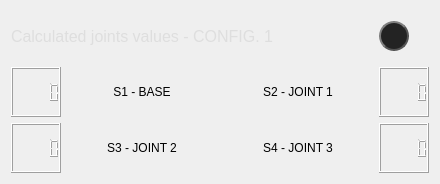
                      <widget class="QWidget" name="config1">
                       <attribute name="title">
                        <string>Config1</string>
                       </attribute>
                       <layout class="QGridLayout" name="gridLayout_13">
                        <item row="1" column="0">
                         <widget class="QLCDNumber" name="lcdNumber_ik_s1">
                          <property name="minimumSize">
                           <size>
                            <width>50</width>
                            <height>50</height>
                           </size>
                          </property>
                          <property name="maximumSize">
                           <size>
                            <width>50</width>
                            <height>50</height>
                           </size>
                          </property>
                         </widget>
                        </item>
                        <item row="1" column="1">
                         <widget class="QLabel" name="label_s1_ik">
                          <property name="sizePolicy">
                           <sizepolicy hsizetype="Minimum" vsizetype="Preferred">
                            <horstretch>0</horstretch>
                            <verstretch>0</verstretch>
                           </sizepolicy>
                          </property>
                          <property name="minimumSize">
                           <size>
                            <width>150</width>
                            <height>25</height>
                           </size>
                          </property>
                          <property name="maximumSize">
                           <size>
                            <width>16777215</width>
                            <height>25</height>
                           </size>
                          </property>
                          <property name="text">
                           <string>S1 - BASE</string>
                          </property>
                          <property name="alignment">
                           <set>Qt::AlignCenter</set>
                          </property>
                         </widget>
                        </item>
                        <item row="0" column="0" colspan="3">
                         <widget class="QLabel" name="label_ik_1">
                          <property name="minimumSize">
                           <size>
                            <width>300</width>
                            <height>50</height>
                           </size>
                          </property>
                          <property name="maximumSize">
                           <size>
                            <width>350</width>
                            <height>100</height>
                           </size>
                          </property>
                          <property name="font">
                           <font>
                            <pointsize>12</pointsize>
                           </font>
                          </property>
                          <property name="styleSheet">
                           <string notr="true">color: rgb(222, 222, 222);</string>
                          </property>
                          <property name="text">
                           <string>Calculated joints values - CONFIG. 1</string>
                          </property>
                         </widget>
                        </item>
                        <item row="1" column="2">
                         <widget class="QLabel" name="label_s2_ik">
                          <property name="sizePolicy">
                           <sizepolicy hsizetype="Minimum" vsizetype="Preferred">
                            <horstretch>0</horstretch>
                            <verstretch>0</verstretch>
                           </sizepolicy>
                          </property>
                          <property name="minimumSize">
                           <size>
                            <width>150</width>
                            <height>25</height>
                           </size>
                          </property>
                          <property name="maximumSize">
                           <size>
                            <width>16777215</width>
                            <height>25</height>
                           </size>
                          </property>
                          <property name="text">
                           <string>S2 - JOINT 1</string>
                          </property>
                          <property name="alignment">
                           <set>Qt::AlignCenter</set>
                          </property>
                         </widget>
                        </item>
                        <item row="2" column="1">
                         <widget class="QLabel" name="label_s3_ik">
                          <property name="sizePolicy">
                           <sizepolicy hsizetype="Minimum" vsizetype="Preferred">
                            <horstretch>0</horstretch>
                            <verstretch>0</verstretch>
                           </sizepolicy>
                          </property>
                          <property name="minimumSize">
                           <size>
                            <width>150</width>
                            <height>25</height>
                           </size>
                          </property>
                          <property name="maximumSize">
                           <size>
                            <width>16777215</width>
                            <height>25</height>
                           </size>
                          </property>
                          <property name="text">
                           <string>S3 - JOINT 2</string>
                          </property>
                          <property name="alignment">
                           <set>Qt::AlignCenter</set>
                          </property>
                         </widget>
                        </item>
                        <item row="2" column="0">
                         <widget class="QLCDNumber" name="lcdNumber_ik_s3">
                          <property name="minimumSize">
                           <size>
                            <width>50</width>
                            <height>50</height>
                           </size>
                          </property>
                          <property name="maximumSize">
                           <size>
                            <width>50</width>
                            <height>50</height>
                           </size>
                          </property>
                         </widget>
                        </item>
                        <item row="1" column="3">
                         <widget class="QLCDNumber" name="lcdNumber_ik_s2">
                          <property name="minimumSize">
                           <size>
                            <width>50</width>
                            <height>50</height>
                           </size>
                          </property>
                          <property name="maximumSize">
                           <size>
                            <width>50</width>
                            <height>50</height>
                           </size>
                          </property>
                          <property name="smallDecimalPoint">
                           <bool>false</bool>
                          </property>
                         </widget>
                        </item>
                        <item row="2" column="3">
                         <widget class="QLCDNumber" name="lcdNumber_ik_s4">
                          <property name="minimumSize">
                           <size>
                            <width>50</width>
                            <height>50</height>
                           </size>
                          </property>
                          <property name="maximumSize">
                           <size>
                            <width>50</width>
                            <height>50</height>
                           </size>
                          </property>
                         </widget>
                        </item>
                        <item row="2" column="2">
                         <widget class="QLabel" name="label_s4_ik">
                          <property name="sizePolicy">
                           <sizepolicy hsizetype="Minimum" vsizetype="Preferred">
                            <horstretch>0</horstretch>
                            <verstretch>0</verstretch>
                           </sizepolicy>
                          </property>
                          <property name="minimumSize">
                           <size>
                            <width>150</width>
                            <height>25</height>
                           </size>
                          </property>
                          <property name="maximumSize">
                           <size>
                            <width>16777215</width>
                            <height>25</height>
                           </size>
                          </property>
                          <property name="text">
                           <string>S4 - JOINT 3</string>
                          </property>
                          <property name="alignment">
                           <set>Qt::AlignCenter</set>
                          </property>
                         </widget>
                        </item>
                        <item row="0" column="3">
                         <widget class="QPushButton" name="btn_ik_reload_1">
                          <property name="sizePolicy">
                           <sizepolicy hsizetype="Preferred" vsizetype="Preferred">
                            <horstretch>0</horstretch>
                            <verstretch>0</verstretch>
                           </sizepolicy>
                          </property>
                          <property name="minimumSize">
                           <size>
                            <width>30</width>
                            <height>30</height>
                           </size>
                          </property>
                          <property name="maximumSize">
                           <size>
                            <width>30</width>
                            <height>30</height>
                           </size>
                          </property>
                          <property name="font">
                           <font>
                            <family>Segoe UI</family>
                            <pointsize>10</pointsize>
                           </font>
                          </property>
                          <property name="toolTip">
                           <string>Update sim</string>
                          </property>
                          <property name="layoutDirection">
                           <enum>Qt::LeftToRight</enum>
                          </property>
                          <property name="autoFillBackground">
                           <bool>false</bool>
                          </property>
                          <property name="styleSheet">
                           <string notr="true">QPushButton {	
	color: rgb(222, 222, 222);
    border: 2px solid #555;
    border-radius: 15px;
    border-style: outset;
	background-color: rgb(35, 35, 35);
    padding: 5px;
	image: url(:/16x16/16x16/icons8-replace-50.png);

}
QPushButton:hover {
	background-color: rgb(61, 61, 61);
}
QPushButton:pressed {	
	background-color: rgb(85, 170, 255);
}</string>
                          </property>
                          <property name="text">
                           <string/>
                          </property>
                          <property name="checkable">
                           <bool>true</bool>
                          </property>
                          <property name="checked">
                           <bool>true</bool>
                          </property>
                         </widget>
                        </item>
                       </layout>
                      </widget>
